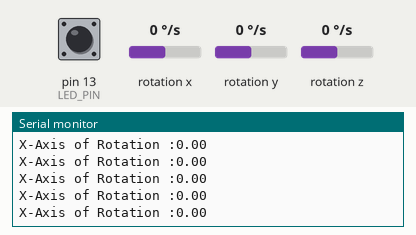
This sketch was run on a simulated Arduino Uno, built with avr-gcc and run on an emulated ATmega328P. Shown: the last lines printed to the serial monitor. Wiring (inferred from the names in the program): L3G4200D gyroscope at I2C address 0x69. The inputs (shaded band) are chosen by the test bench; at power-on: rotation x 0 °/s, pin 13 (LED_PIN) HIGH, rotation y 0 °/s, rotation z 0 °/s.

Above: at 10.9 s.
11.0 s: rotation x set to -100 °/s
At 11.9 s:
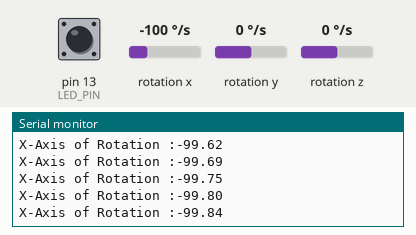
14.0 s: rotation x set to 0 °/s
At 15.0 s:
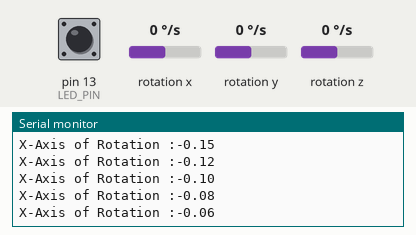
17.0 s: rotation x set to -192 °/s
At 17.5 s:
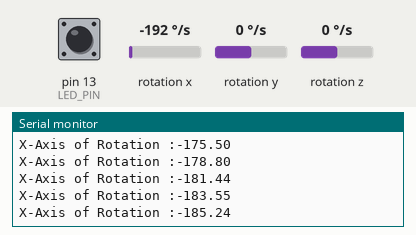
20.0 s: rotation x set to 0 °/s
At 21.0 s:
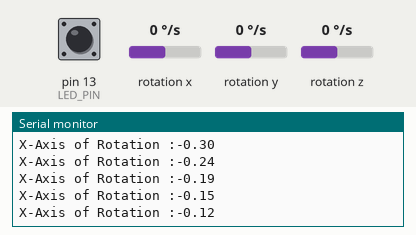
23.0 s: rotation x set to 192 °/s
At 24.1 s:
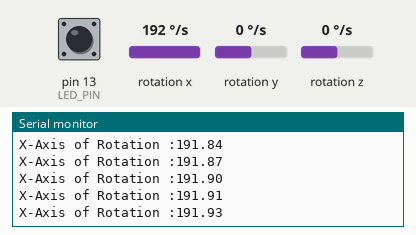
Timing chart, 0 to 26.0 s (numbered marks = the images above; inputs shaded):
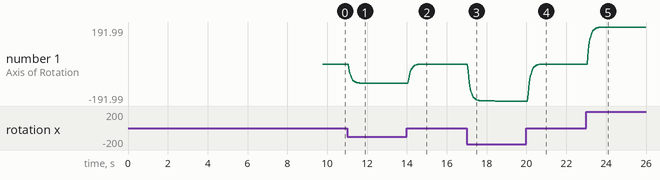

The sketch:

l3g_demo.ino
```cpp
/******************************************************
*
* Created: Mar 29, 2016
* Author: Tlee
*
*******************************************************/

#include <Wire.h>

#define LED_PIN   13
#define BUZZ_PIN  15
#define BLINK(pin)  ((digitalWrite(pin, !digitalRead(pin))))

//ROL = x, PIT = y, YAW = z
#define ROL 0
#define PIT 1
#define YAW 2

#define SAMPLES 4000

bool calibrated = false;
bool gyroInitState = false;

double gyroRaw[3];
double gyroRate[3];
double gyroCal[3];

//------------------------------------------------------
//  func: Init GYRO
//  inp: none
//  out: none return but GYRO is read to work
//  note: this also inits I2C for data transmition
//------------------------------------------------------
void gyroInit()
{
	Serial.println();
	Serial.println("-gyroInit :: I2C init");
	Wire.begin();
	digitalWrite(LED_PIN,HIGH);
	delay(1500);

	Serial.println("-gyroInit :: turn on the gyro and enable all axises");
	Wire.beginTransmission(0x69);
	Wire.write(0x20);
	Wire.write(0x0F);
	Wire.endTransmission();

	Wire.beginTransmission(0x69);
	Wire.write(0x23);
	Wire.write(0x90);
	Wire.endTransmission();
	gyroInitState = true;
	Serial.println("-gyroInit :: init OK");
}

//------------------------------------------------------
//  func: gyroCalibration
//  inp: gobal data gyroRaw data is ready.
//  out: it takes SAMPLES and then calculates the average
//    value for each axis.
//  note: this also inits I2C for data transmition
//------------------------------------------------------
void gyroCalibration()
{
	if (gyroInitState == false) {
		Serial.println();
		Serial.println("-gyroCalibration :: Not yet init Gyro");
		gyroInit();
	}

	Serial.println();
	Serial.print("-gyroCalibration :: Collecting samples: ");
	Serial.println(SAMPLES);

	for (int i=0; i<SAMPLES ; i++) {
		gyroReadRaw();
		gyroCal[ROL] += gyroRaw[ROL];
		gyroCal[PIT] += gyroRaw[PIT];
		gyroCal[YAW] += gyroRaw[YAW];
		delay(1);
		if(i % 100 == 0) BLINK(LED_PIN);
	}

	gyroCal[ROL] /= SAMPLES;
	gyroCal[PIT] /= SAMPLES;
	gyroCal[YAW] /= SAMPLES;

	calibrated = true;
	Serial.println("-gyroCalibration :: gyroCalibration OK");
}

//------------------------------------------------------
//  func: gyroReadRaw
//  inp: none
//  out: Raw data of L3G are returned
//------------------------------------------------------
void gyroReadRaw()
{
	byte highByte, lowByte;
	Wire.beginTransmission(0x69);
	Wire.write(168);
	Wire.endTransmission();

	Wire.requestFrom(0x69, 6);
	while(Wire.available() < 6);

	lowByte = Wire.read();
	highByte = Wire.read();
	gyroRaw[ROL] = ((highByte<<8)|lowByte);

	lowByte = Wire.read();
	highByte = Wire.read();
	gyroRaw[PIT] = ((highByte<<8)|lowByte);
	gyroRaw[PIT] = - gyroRaw[PIT];

	lowByte = Wire.read();
	highByte = Wire.read();
	gyroRaw[YAW] = ((highByte<<8)|lowByte);
	gyroRaw[YAW] = -gyroRaw[YAW];

	if(calibrated) {
		gyroRaw[ROL] -= gyroCal[ROL];
		gyroRaw[PIT] -= gyroCal[PIT];
		gyroRaw[YAW] -= gyroCal[YAW];
	}
}

//------------------------------------------------------
//  func: gyroCaculate
//  inp: gyroRaw is ready
//  out: gyroRate are returned
//------------------------------------------------------
void gyroCaculate()
{
	gyroRate[ROL] = (gyroRate[ROL] * 0.8) + ((gyroRaw[ROL] / 57.14286) * 0.2);
	gyroRate[PIT] = (gyroRate[PIT] * 0.8) + ((gyroRaw[PIT] / 57.14286) * 0.2);
	gyroRate[YAW] = (gyroRate[YAW] * 0.8) + ((gyroRaw[YAW] / 57.14286) * 0.2);
}

//------------------------------------------------------
//  func: System setup
//  inp: none
//  out: System is ready
//------------------------------------------------------
void setup()
{
	Serial.begin(9600);
	Serial.println();
  Serial.println();
	Serial.println("------ L3G Demo /Initialize starting ------");
	gyroInit();
	gyroCalibration();
	Serial.println("------ L3G Demo /Initialized OK ------");
}

//------------------------------------------------------
//  func: main loop
//------------------------------------------------------
void loop()
{
	gyroReadRaw();
	gyroCaculate();

	//for easy reading, I just print X-Axis
	Serial.print("X-Axis of Rotation :");
	Serial.println(gyroRate[ROL]);

	//TODO:
	//	User can print more as their wish.
	//	Serial.print("Y-Axis of Rotation :");
	//	Serial.println(gyroRate[PIT]);
	//	Serial.print("Z-Axis of Rotation :");
	//	Serial.println(zGyro);
}
```

Measured:
- after the input at 11.0 s, the serial monitor: prints a new line after 0.08 s (image 1)
- after the input at 14.0 s, the serial monitor: prints a new line after 0.08 s (image 2)
- after the input at 17.0 s, the serial monitor: prints a new line after 0.07 s (image 3)
- after the input at 20.0 s, the serial monitor: prints a new line after 0.08 s (image 4)
- after the input at 23.0 s, the serial monitor: prints a new line after 0.07 s (image 5)
- plotted number 1: 0 → -99.99 after the input at 11.0 s, 0 → -191.99 after the input at 17.0 s, 0 → 191.99 after the input at 23.0 s
